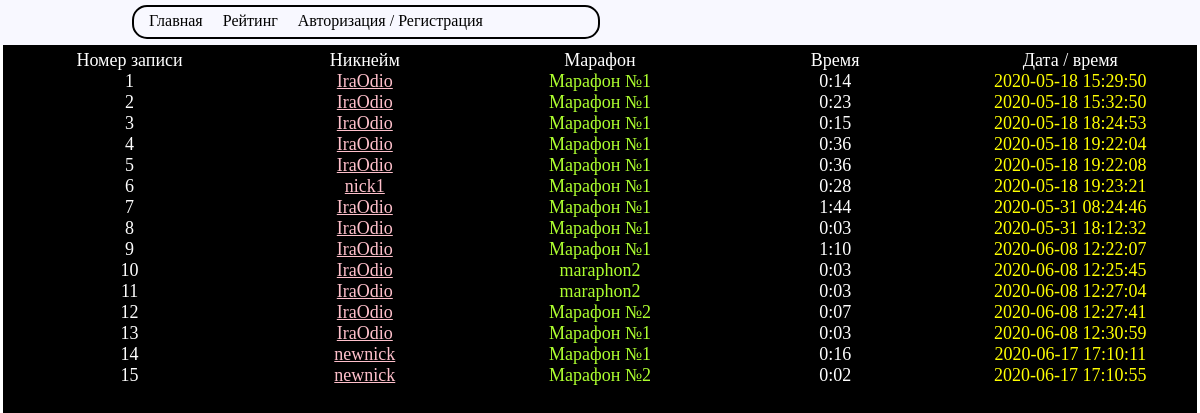
Page /raiting.php on the committed database.
### tables this page shows
CREATE TABLE `stat` (
  `id` int(11) NOT NULL,
  `id_user` int(11) NOT NULL,
  `nickname` varchar(30) NOT NULL,
  `maraphon` varchar(30) NOT NULL,
  `score` varchar(30) NOT NULL,
  `date_at` timestamp NOT NULL
);

### backend/classes/app.php (called while the page is built, shortened)
<?php
class app
{
    protected static $instance;
    public static function getInstance(){
        if(self::$instance===null){
            self::$instance = new self;
        }
        return self::$instance;
    }
    public function getURL(){
        $url = ((!empty($_SERVER['HTTPS'])) ? 'https' : 'http') . '://' . $_SERVER['HTTP_HOST'] . $_SERVER['REQUEST_URI'];
        $url = explode('?', $url);
        $url = $url[0];
        $url = explode('/',$url);
        $url = $url[count($url)-1];
        return $url;
    }
    public function getURLsParametrs(){
        $url = $_SERVER['REQUEST_URI'];
        return $url;
    }
}

### backend/prolog2.php (called while the page is built, shortened)
<?php
$APPLICATION = db::getInstance();
$APP2 = app::getInstance();

### backend/config/db.php (called while the page is built)
<?php
return [
    'xz' => 'mysql:host=localhost;dbname=goa',
    'user' =>'root',
    'password' =>''
];

### backend/classes/db.php (called while the page is built, shortened)
<?php
class db
{
    protected $pdo;
    protected static $instance;
    protected function __construct()
    {
        try{
            $db = $this->config = require __DIR__.'/../config/db.php';
            $options =[
                \PDO::ATTR_ERRMODE => \PDO::ERRMODE_EXCEPTION,
                \PDO::ATTR_DEFAULT_FETCH_MODE => \PDO::FETCH_ASSOC
            ];
            $this->pdo=new \PDO($db['xz'],$db['user'],$db['password'],$options);
        } catch (\PDOException $e){
            print "Error!: " . $e->getMessage();
        }
    }
    public static function getInstance(){
        if(self::$instance===null){
            self::$instance = new self;
        }
        return self::$instance;
    }
    public function query($sql,$params = []){
        $stmt = $this->pdo->prepare($sql);
        $res= $stmt->execute($params);
        if($res !==false){
            return $stmt->fetchAll();
        }
        return [];
    }
}

### backend/epilog.php (called while the page is built)
<?php include 'template/footer.php' ?>

### raiting.php (the view)
<?php include 'backend/prolog2.php' ?>
<?php
$stat = $APPLICATION->query("SELECT * from stat");
?>
<?php include 'template/header.php' ?>
<div class="content tableRecordContent">
    <div class="tableRecord">
        <div class="tableRecord-Titles">
            <div class="tableRecord-Row">
                <div class="tableRecord-Col-NumberRow">
                    Номер записи
                </div>
                <div class="tableRecord-Col-Nickname">
                    Никнейм
                </div>
                <div class="tableRecord-Col-Maraphon">
                    Марафон
                </div>
                <div class="tableRecord-Col-Score">
                    Время
                </div>
                <div class="tableRecord-Col-date-at">
                    Дата / время
                </div>
            </div>
        </div>
        <div class="tableRecord-Results">
            <?php foreach ($stat as $item): ?>
            <div class="tableRecord-Row tableRecord-Row-Results">
                <div class="tableRecord-Col-NumberRow tRC-NumberRow-Text">
                    <?= $item['id'] ?>
                </div>
                <div class="tableRecord-Col-Nickname">
                    <a class="tableRecord-Col-Nickname-Link" href="/profile.php?us=<?=$item['id_user'] ?>"><?= $item['nickname'] ?></a>
                </div>
                <div class="tableRecord-Col-Maraphon tRC-Maraphon-Text">
                    <?= $item['maraphon'] ?>
                </div>
                <div class="tableRecord-Col-Score tRC-Score-Text">
                    <?= $item['score'] ?>
                </div>
                <div class="tableRecord-Col-date-at tRC-Date-Text">
                    <?= $item['date_at'] ?>
                </div>
            </div>
            <?php endforeach; ?>
        </div>
    </div>
</div>
<?php include 'backend/epilog.php' ?>

### template/header.php (shortened to what this page needs)
<!doctype html>
<html lang="en">
<head>
    <link rel="stylesheet" href="/index.css">
    <?php if ($APP2->getURL() != 'index.php' &&$APP2->getURL()!=""): ?>
        <link rel="stylesheet" href="template/style.css">
    <?php endif; ?>
</head>
<body class="<?php if($APP2->getURLsParametrs()=='/index.php'||$APP2->getURLsParametrs()=='/'): ?> firstVisitedBody <?endif;?> ">
<?php if ($APP2->getURL() != 'index.php'&&$APP2->getURL()!=""): ?>
    <header class="header">
        <div class="row justify-evenly">
            <div class="col-25">
                <div class="nav black-border">
                    <a class="nav-link" href="/index.php">Главная</a>
                    <a class="nav-link" href="/raiting.php">Рейтинг</a>
                    <?php if(!$_SESSION['id_user']): ?>
                    <a class="nav-link" href="/page1.php">Авторизация / Регистрация</a>
                    <?php endif; ?>
                </div>
            </div>
            <div class="col-4">
            </div>
        </div>
    </header>
<?php endif; ?>

### template/footer.php (shortened to what this page needs)
</body>
</html>

### index.css (style rules this page uses)
:root { font-size: 16px; }
body { margin: 0;padding: 0; }
.row { display: flex; flex-flow: row wrap; }
.col-25 { flex: 0 0 40%; }
.col-4 { flex:0 0 30%; }
.black-border { border: 2px solid black; padding: 5px 15px; border-radius: 15px; height: 20px; }
.nav-link { color:black; transition: 0.3s; text-decoration: none; }
.nav-link + .nav-link { margin-left: 1em; }
.justify-evenly { justify-content: space-evenly; }
.header { height: 45px; background-color: ghostwhite; }

### template/style.css (style rules this page uses)
.row { padding:5px 15px; }
.content { padding:5px 9px; width: 98%;height: 100vh; margin: 0 auto; }
.tableRecordContent { background-color: black; color:white; font-size: 18px; }
.tableRecord-Row { display: flex; }
.tableRecord-Row div[class*="-Col-"] { display: flex; justify-content: center; }
.tableRecord-Col-NumberRow { flex:0 0 20%; }
.tableRecord-Col-Nickname { flex:0 0 20%; }
.tableRecord-Col-Nickname-Link { color:pink; }
.tableRecord-Col-Maraphon { flex:0 0 20%; }
.tRC-Maraphon-Text { color:greenyellow; }
.tableRecord-Col-Score { flex:0 0 20%; }
.tableRecord-Col-date-at { flex:0 0 20%; }
.tRC-Date-Text { color:yellow; }

### rows in the picture
stat: id "1", nickname "IraOdio", maraphon "Марафон №1", score "0:14", date_at "2020-05-18 15:29:50"
stat: id "2", nickname "IraOdio", maraphon "Марафон №1", score "0:23", date_at "2020-05-18 15:32:50"
stat: id "3", nickname "IraOdio", maraphon "Марафон №1", score "0:15", date_at "2020-05-18 18:24:53"
stat: id "4", nickname "IraOdio", maraphon "Марафон №1", score "0:36", date_at "2020-05-18 19:22:04"
stat: id "5", nickname "IraOdio", maraphon "Марафон №1", score "0:36", date_at "2020-05-18 19:22:08"
stat: id "6", nickname "nick1", maraphon "Марафон №1", score "0:28", date_at "2020-05-18 19:23:21"
stat: id "7", nickname "IraOdio", maraphon "Марафон №1", score "1:44", date_at "2020-05-31 08:24:46"
stat: id "8", nickname "IraOdio", maraphon "Марафон №1", score "0:03", date_at "2020-05-31 18:12:32"
stat: id "9", nickname "IraOdio", maraphon "Марафон №1", score "1:10", date_at "2020-06-08 12:22:07"
stat: id "10", nickname "IraOdio", maraphon "maraphon2", score "0:03", date_at "2020-06-08 12:25:45"
stat: id "11", nickname "IraOdio", maraphon "maraphon2", score "0:03", date_at "2020-06-08 12:27:04"
stat: id "12", nickname "IraOdio", maraphon "Марафон №2", score "0:07", date_at "2020-06-08 12:27:41"
stat: id "13", nickname "IraOdio", maraphon "Марафон №1", score "0:03", date_at "2020-06-08 12:30:59"
stat: id "14", nickname "newnick", maraphon "Марафон №1", score "0:16", date_at "2020-06-17 17:10:11"
stat: id "15", nickname "newnick", maraphon "Марафон №2", score "0:02", date_at "2020-06-17 17:10:55"
